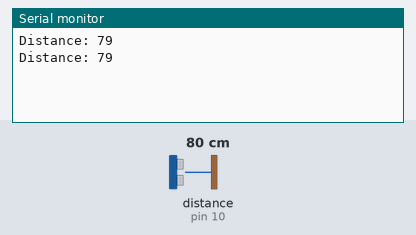
The sketch below on a simulated Arduino Uno, built with avr-gcc and run on an emulated ATmega328P. Shown: the last lines printed to the serial monitor. Wiring (inferred from the names in the program): ultrasonic range finder: trigger pin 9; echo pin 10. Inputs (shaded band) come from the test bench; at power-on: distance to the obstacle (sensor on pin 10) 80 cm. The echo pulse lasts 58.3 µs per cm.

Above: at 2.3 s.
2.4 s: distance to the obstacle (sensor on pin 10) set to 2 cm
At 3.5 s:
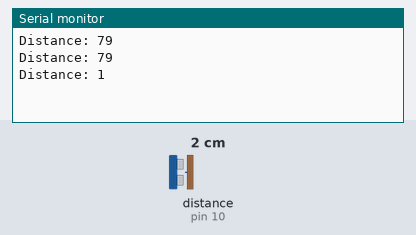
4.5 s: distance to the obstacle (sensor on pin 10) set to 4 cm
At 5.3 s:
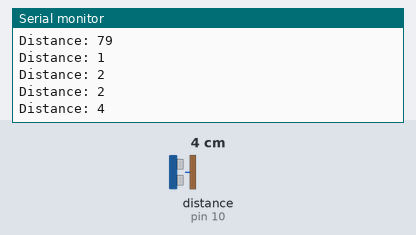
Timing chart, 0 to 7.5 s (numbered marks = the images above; inputs shaded):
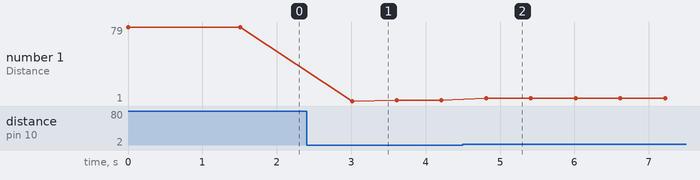

Measured:
- after the input at 2.4 s, the serial monitor: prints a new line after 0.61 s (image 1)
- after the input at 4.5 s, the serial monitor: prints a new line after 0.31 s (image 2)
- plotted number 1: 79 → 2 after the input at 2.4 s, 2 → 4 after the input at 4.5 s

The sketch:

blind_stick.ino
```cpp
const int trigPin = 9;
const int echoPin = 10;
// defines variables
long duration;
int distance;
void setup() {
pinMode(trigPin, OUTPUT);
pinMode(7,OUTPUT);// Sets the trigPin as an Output
pinMode(echoPin, INPUT); // Sets the echoPin as an Input
Serial.begin(9600); // Starts the serial communication
digitalWrite(7,LOW);
}
void loop() {
// Clears the trigPin
digitalWrite(trigPin, LOW);
delayMicroseconds(2);
// Sets the trigPin on HIGH state for 10 micro seconds
digitalWrite(trigPin, HIGH);
delayMicroseconds(10);
digitalWrite(trigPin, LOW);
// Reads the echoPin, returns the sound wave travel time in microseconds
duration = pulseIn(echoPin, HIGH);
// Calculating the distance
distance= ((duration/29.1)/2);
// Prints the distance on the Serial Monitor
Serial.print("Distance: ");
Serial.println(distance);
delay(500);
if(distance>50 && distance<150)
{
 digitalWrite(7,HIGH);
  delay(500);
  digitalWrite(7,LOW);
  delay(500);
}
if(distance>30 && distance<50)
{
 digitalWrite(7,HIGH);
  delay(300);
  digitalWrite(7,LOW);
  delay(300);
}
if( distance>10 && distance<30)
{
 digitalWrite(7,HIGH);
  delay(100);
  digitalWrite(7,LOW);
  delay(100);
}
if( distance<10)
{
 digitalWrite(7,HIGH);
  delay(50);
  digitalWrite(7,LOW);
  delay(50);
}
digitalWrite(7,LOW);
}
```
